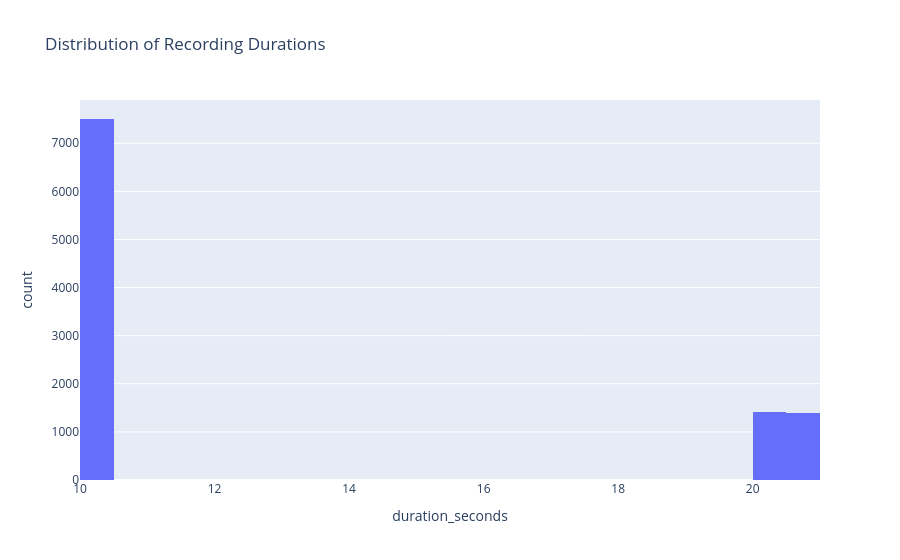

The cell this chart's notebook holds for it:
### Code cell
#5.5 Recording Duration Distribution
fig = px.histogram(
    quality_df,
    x="duration_seconds",
    nbins=30,
    title="Distribution of Recording Durations"
)

fig.show()

### Figure 1 — Plotly figure (JSON) as saved in the notebook; plotly's stock layout.template omitted (floating-point values rounded to 4 significant figures; data arrays with more than 128 entries replaced by an {"elided": "..."} marker saying what was removed)
{"data": [{"bingroup": "x", "hovertemplate": "duration_seconds=%{x}<br>count=%{y}<extra></extra>", "legendgroup": "", "marker": {"color": "#636efa", "pattern": {"shape": ""}}, "name": "", "nbinsx": 30, "orientation": "v", "showlegend": false, "type": "histogram", "x": {"elided": "10318 float values"}, "xaxis": "x", "yaxis": "y"}], "layout": {"barmode": "relative", "legend": {"tracegroupgap": 0}, "title": {"text": "Distribution of Recording Durations"}, "xaxis": {"anchor": "y", "domain": [0, 1], "title": {"text": "duration_seconds"}}, "yaxis": {"anchor": "x", "domain": [0, 1], "title": {"text": "count"}}}}
